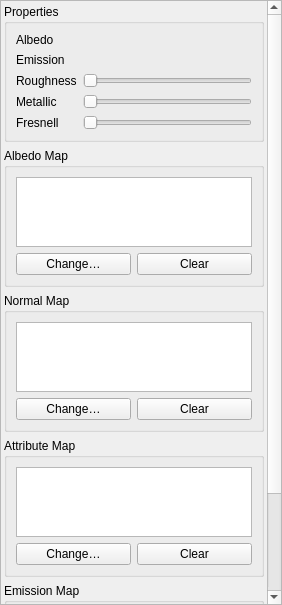
<?xml version="1.0" encoding="UTF-8"?>
<ui version="4.0">
 <class>MaterialEditor</class>
 <widget class="QDockWidget" name="MaterialEditor">
  <property name="geometry">
   <rect>
    <x>0</x>
    <y>0</y>
    <width>282</width>
    <height>605</height>
   </rect>
  </property>
  <property name="floating">
   <bool>true</bool>
  </property>
  <property name="windowTitle">
   <string>&amp;Material</string>
  </property>
  <widget class="QWidget" name="dockWidgetContents">
   <layout class="QVBoxLayout" name="verticalLayout">
    <property name="spacing">
     <number>0</number>
    </property>
    <property name="leftMargin">
     <number>0</number>
    </property>
    <property name="topMargin">
     <number>0</number>
    </property>
    <property name="rightMargin">
     <number>0</number>
    </property>
    <property name="bottomMargin">
     <number>0</number>
    </property>
    <item>
     <widget class="QScrollArea" name="scrollArea">
      <property name="verticalScrollBarPolicy">
       <enum>Qt::ScrollBarAlwaysOn</enum>
      </property>
      <property name="horizontalScrollBarPolicy">
       <enum>Qt::ScrollBarAlwaysOff</enum>
      </property>
      <property name="widgetResizable">
       <bool>true</bool>
      </property>
      <widget class="QWidget" name="scrollAreaWidgetContents">
       <property name="geometry">
        <rect>
         <x>0</x>
         <y>-159</y>
         <width>266</width>
         <height>743</height>
        </rect>
       </property>
       <layout class="QVBoxLayout" name="verticalLayout_2">
        <property name="leftMargin">
         <number>3</number>
        </property>
        <property name="topMargin">
         <number>3</number>
        </property>
        <property name="rightMargin">
         <number>3</number>
        </property>
        <property name="bottomMargin">
         <number>3</number>
        </property>
        <item>
         <widget class="QGroupBox" name="groupBox">
          <property name="title">
           <string>Properties</string>
          </property>
          <layout class="QFormLayout" name="formLayout">
           <item row="0" column="0">
            <widget class="QLabel" name="label">
             <property name="text">
              <string>Albedo</string>
             </property>
            </widget>
           </item>
           <item row="0" column="1">
            <widget class="AckColorSelector" name="albedo" native="true"/>
           </item>
           <item row="1" column="0">
            <widget class="QLabel" name="label_2">
             <property name="text">
              <string>Emission</string>
             </property>
            </widget>
           </item>
           <item row="1" column="1">
            <widget class="AckColorSelector" name="emission" native="true"/>
           </item>
           <item row="2" column="0">
            <widget class="QLabel" name="label_3">
             <property name="text">
              <string>Roughness</string>
             </property>
            </widget>
           </item>
           <item row="3" column="0">
            <widget class="QLabel" name="label_4">
             <property name="text">
              <string>Metallic</string>
             </property>
            </widget>
           </item>
           <item row="4" column="0">
            <widget class="QLabel" name="label_5">
             <property name="text">
              <string>Fresnell</string>
             </property>
            </widget>
           </item>
           <item row="3" column="1">
            <widget class="QSlider" name="metallic">
             <property name="orientation">
              <enum>Qt::Horizontal</enum>
             </property>
            </widget>
           </item>
           <item row="2" column="1">
            <widget class="QSlider" name="roughness">
             <property name="orientation">
              <enum>Qt::Horizontal</enum>
             </property>
            </widget>
           </item>
           <item row="4" column="1">
            <widget class="QSlider" name="fresnell">
             <property name="orientation">
              <enum>Qt::Horizontal</enum>
             </property>
             <property name="invertedAppearance">
              <bool>false</bool>
             </property>
             <property name="tickPosition">
              <enum>QSlider::NoTicks</enum>
             </property>
            </widget>
           </item>
          </layout>
         </widget>
        </item>
        <item>
         <widget class="QGroupBox" name="groupBox_2">
          <property name="title">
           <string>Albedo Map</string>
          </property>
          <layout class="QVBoxLayout" name="verticalLayout_3">
           <item>
            <widget class="ImageView" name="albedoMap">
             <property name="interactive">
              <bool>false</bool>
             </property>
            </widget>
           </item>
           <item>
            <layout class="QHBoxLayout" name="horizontalLayout">
             <item>
              <widget class="QPushButton" name="changeAlbedoMap">
               <property name="toolTip">
                <string>Change this texture…</string>
               </property>
               <property name="text">
                <string>Change…</string>
               </property>
              </widget>
             </item>
             <item>
              <widget class="QPushButton" name="clearAlbedoMap">
               <property name="toolTip">
                <string>Remove this texture</string>
               </property>
               <property name="text">
                <string>Clear</string>
               </property>
              </widget>
             </item>
            </layout>
           </item>
          </layout>
         </widget>
        </item>
        <item>
         <widget class="QGroupBox" name="groupBox_3">
          <property name="title">
           <string>Normal Map</string>
          </property>
          <layout class="QVBoxLayout" name="verticalLayout_4">
           <item>
            <widget class="ImageView" name="normalMap">
             <property name="interactive">
              <bool>false</bool>
             </property>
            </widget>
           </item>
           <item>
            <layout class="QHBoxLayout" name="horizontalLayout_2">
             <item>
              <widget class="QPushButton" name="changeNormalMap">
               <property name="toolTip">
                <string>Change this texture…</string>
               </property>
               <property name="text">
                <string>Change…</string>
               </property>
              </widget>
             </item>
             <item>
              <widget class="QPushButton" name="clearNormalMap">
               <property name="toolTip">
                <string>Remove this texture</string>
               </property>
               <property name="text">
                <string>Clear</string>
               </property>
              </widget>
             </item>
            </layout>
           </item>
          </layout>
         </widget>
        </item>
        <item>
         <widget class="QGroupBox" name="groupBox_5">
          <property name="title">
           <string>Attribute Map</string>
          </property>
          <layout class="QVBoxLayout" name="verticalLayout_5">
           <item>
            <widget class="ImageView" name="attributeMap">
             <property name="interactive">
              <bool>false</bool>
             </property>
            </widget>
           </item>
           <item>
            <layout class="QHBoxLayout" name="horizontalLayout_3">
             <item>
              <widget class="QPushButton" name="changeAttributeMap">
               <property name="toolTip">
                <string>Change this texture…</string>
               </property>
               <property name="text">
                <string>Change…</string>
               </property>
              </widget>
             </item>
             <item>
              <widget class="QPushButton" name="clearAttributeMap">
               <property name="toolTip">
                <string>Remove this texture</string>
               </property>
               <property name="text">
                <string>Clear</string>
               </property>
              </widget>
             </item>
            </layout>
           </item>
          </layout>
         </widget>
        </item>
        <item>
         <widget class="QGroupBox" name="groupBox_4">
          <property name="title">
           <string>Emission Map</string>
          </property>
          <layout class="QVBoxLayout" name="verticalLayout_6">
           <item>
            <widget class="ImageView" name="emissionMap">
             <property name="interactive">
              <bool>false</bool>
             </property>
            </widget>
           </item>
           <item>
            <layout class="QHBoxLayout" name="horizontalLayout_4">
             <item>
              <widget class="QPushButton" name="changeEmissionMap">
               <property name="toolTip">
                <string>Change this texture…</string>
               </property>
               <property name="text">
                <string>Change…</string>
               </property>
              </widget>
             </item>
             <item>
              <widget class="QPushButton" name="clearEmissionMap">
               <property name="toolTip">
                <string>Remove this texture</string>
               </property>
               <property name="text">
                <string>Clear</string>
               </property>
              </widget>
             </item>
            </layout>
           </item>
          </layout>
         </widget>
        </item>
       </layout>
      </widget>
     </widget>
    </item>
   </layout>
  </widget>
 </widget>
 <customwidgets>
  <customwidget>
   <class>AckColorSelector</class>
   <extends>QWidget</extends>
   <header location="global">ackcolorselector.hpp</header>
   <container>1</container>
  </customwidget>
  <customwidget>
   <class>ImageView</class>
   <extends>QGraphicsView</extends>
   <header location="global">imageview.hpp</header>
  </customwidget>
 </customwidgets>
 <resources/>
 <connections/>
</ui>
